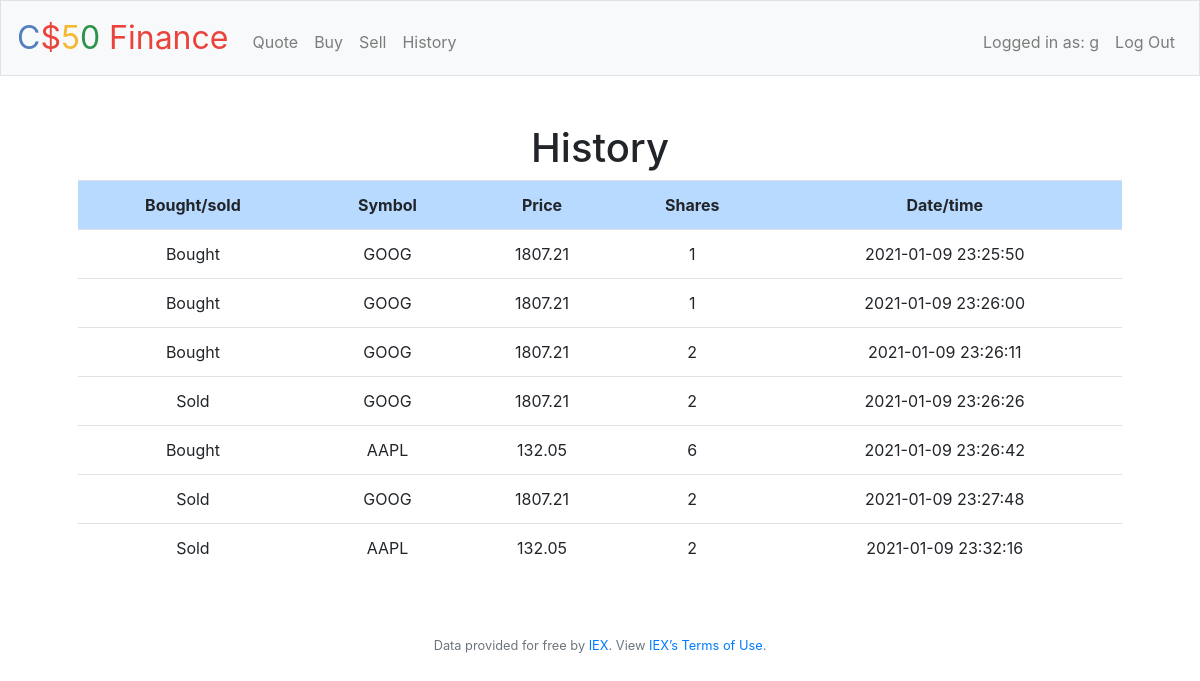
The app's page /history (signed in) with its own data.
### tables this page shows
CREATE TABLE "history" ('transactionid' integer PRIMARY KEY AUTOINCREMENT NOT NULL, 'userid' integer NOT NULL, 'symbol' varchar(6) NOT NULL, 'buysell' varchar(4) NOT NULL, 'shares' integer NOT NULL, 'price' real NOT NULL, 'timestamp' timestamp NOT NULL DEFAULT CURRENT_TIMESTAMP);

### app.py (the view)
@app.route("/history")
@login_required
def history():
    userid = session["user_id"]
    rows = db.execute("SELECT * FROM history WHERE userid = :userid", userid=userid)
    if not rows:
        return apology("Buy something first!")
    return render_template("history.html", rows=rows)

### app.py (called while the page is built)
@app.after_request
def after_request(response):
    response.headers["Cache-Control"] = "no-cache, no-store, must-revalidate"
    response.headers["Expires"] = 0
    response.headers["Pragma"] = "no-cache"
    return response

### helpers.py (called while the page is built)
def login_required(f):
    @wraps(f)
    def decorated_function(*args, **kwargs):
        if session.get("user_id") is None:
            return redirect("/login")
        return f(*args, **kwargs)
    return decorated_function

### templates/history.html (shortened to what this page needs)
{% extends "layout.html" %}
{% block main %}
    <h1>History</h1>
    <table class="table">
        <tr class="table-primary">
            <th>Bought/sold</th>
            <th>Symbol</th>
            <th>Price</th>
            <th>Shares</th>
            <th>Date/time</th>
        </tr>
        {% for row in rows %}
            <tr>
                <td>{{ row["buysell"] }}</td>
                <td>{{ row["symbol"] }}</td>
                <td>{{ row["price"] }}</td>
                <td>{{ row["shares"] }}</td>
                <td>{{ row["timestamp"] }}</td>
            </tr>
        {% endfor %}
    </table>
{% endblock %}

### records on screen
history: buysell "Bought", symbol "GOOG", price "1807.21", shares "1", timestamp "2021-01-09 23:25:50"
history: buysell "Bought", symbol "GOOG", price "1807.21", shares "1", timestamp "2021-01-09 23:26:00"
history: buysell "Bought", symbol "GOOG", price "1807.21", shares "2", timestamp "2021-01-09 23:26:11"
history: buysell "Sold", symbol "GOOG", price "1807.21", shares "2", timestamp "2021-01-09 23:26:26"
history: buysell "Bought", symbol "AAPL", price "132.05", shares "6", timestamp "2021-01-09 23:26:42"
history: buysell "Sold", symbol "GOOG", price "1807.21", shares "2", timestamp "2021-01-09 23:27:48"
history: buysell "Sold", symbol "AAPL", price "132.05", shares "2", timestamp "2021-01-09 23:32:16"

### other values on screen
{{ session.username }} "g"
